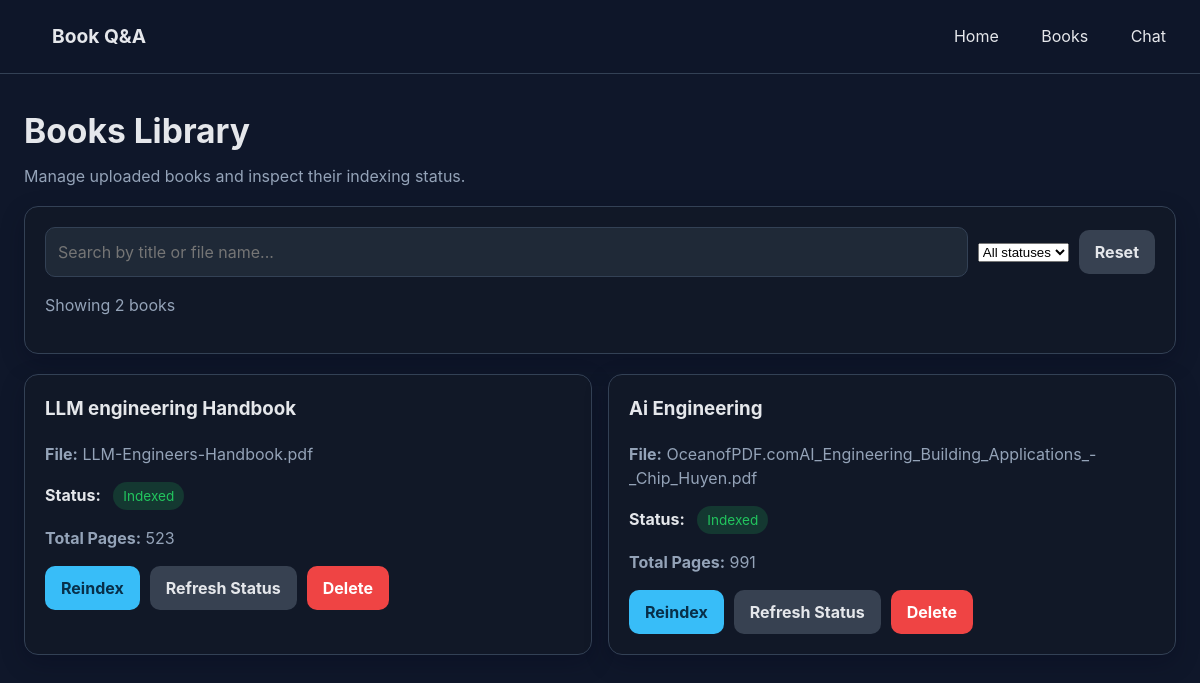
The page /library on the database its author committed.
### app/models.py (models this page shows)
class Base(DeclarativeBase):
    pass

class Book(Base):
    __tablename__ = "books"
    id: Mapped[str] = mapped_column(String, primary_key=True)
    title: Mapped[str] = mapped_column(String, nullable=False)
    file_name: Mapped[str] = mapped_column(String, nullable=False)
    file_path: Mapped[str] = mapped_column(String, nullable=False)
    status: Mapped[str] = mapped_column(String, nullable=False, default="uploaded")
    total_pages: Mapped[int | None] = mapped_column(Integer, nullable=True)
    total_sections: Mapped[int | None] = mapped_column(Integer, nullable=True)
    total_chunks: Mapped[int] = mapped_column(Integer, nullable=False, default=0)
    processed_chunks: Mapped[int] = mapped_column(Integer, nullable=False, default=0)
    failed_chunks: Mapped[int] = mapped_column(Integer, nullable=False, default=0)
    progress_percent: Mapped[int] = mapped_column(Integer, nullable=False, default=0)
    current_step: Mapped[str | None] = mapped_column(String, nullable=True)
    last_processed_chunk_index: Mapped[int | None] = mapped_column(Integer, nullable=True)
    error_message: Mapped[str | None] = mapped_column(Text, nullable=True)
    started_at: Mapped[datetime | None] = mapped_column(DateTime, nullable=True)
    finished_at: Mapped[datetime | None] = mapped_column(DateTime, nullable=True)
    created_at: Mapped[datetime] = mapped_column(DateTime, default=datetime.utcnow)
    updated_at: Mapped[datetime] = mapped_column(DateTime, default=datetime.utcnow, onupdate=datetime.utcnow)

### app/web/pages.py (the view)
@router.get("/library", response_class=HTMLResponse)
def books_page(request: Request):
    db = SessionLocal()
    try:
        books = db.query(Book).order_by(Book.created_at.desc()).all()
        return templates.TemplateResponse(
            request=request,
            name="books.html",
            context={"books": books},
        )
    finally:
        db.close()

### app/logging_config.py (called while the page is built)
def get_request_id() -> str:
    return _REQUEST_ID_CTX.get()

    def filter(self, record: logging.LogRecord) -> bool:
        record.request_id = get_request_id()
        return True

### app/templates/books.html (shortened to what this page needs)
{% extends "base.html" %}
{% block content %}
<section class="page-header">
    <h1>Books Library</h1>
    <p>Manage uploaded books and inspect their indexing status.</p>
</section>
{% if books %}
    <section class="card">
        <div class="toolbar">
            <input type="text" id="searchBooks" placeholder="Search by title or file name...">
            <select id="statusFilter">
                <option value="all">All statuses</option>
            </select>
            <button type="button" class="secondary" onclick="resetFilters()">Reset</button>
        </div>
        <p class="muted" id="booksCount">Showing {{ books|length }} books</p>
    </section>
    <div class="books-grid">
        {% for book in books %}
            <div class="card book-card" data-title="{{ book.title|lower }}" data-file="{{ book.file_name|lower }}" data-status="{{ book.status }}">
                <h3>{{ book.title }}</h3>
                <p class="muted"><strong>File:</strong> {{ book.file_name }}</p>
                <p><strong>Status:</strong> <span class="status status-{{ book.status }}">{{ book.status }}</span></p>
                <p class="muted"><strong>Total Pages:</strong> {{ book.total_pages if book.total_pages else "—" }}</p>
                <div class="button-row">
                    <button type="button" onclick="reindexBook('{{ book.id }}', this)">Reindex</button>
                    <button type="button" class="secondary" onclick="refreshStatus('{{ book.id }}', this)">Refresh Status</button>
                    <button type="button" class="danger" onclick="deleteBook('{{ book.id }}', this)">Delete</button>
                </div>
            </div>
        {% endfor %}
    </div>
{% else %}
    <p>No books uploaded yet.</p>
{% endif %}
{% endblock %}

### app/templates/base.html (shortened to what this page needs)
<!DOCTYPE html>
<html lang="en">
<head>
    <link rel="stylesheet" href="{{ url_for('static', path='styles.css') }}?v=20260415a">
</head>
<body>
    <header class="site-header">
        <div class="container nav">
            <a href="/" class="brand">Book Q&A</a>
            <nav>
                <a href="/">Home</a>
                <a href="/library">Books</a>
                <a href="/chat">Chat</a>
            </nav>
        </div>
    </header>
    <main class="container page-content">
        {% block content %}{% endblock %}
    </main>
</body>
</html>

### app/static/styles.css (style rules this page uses)
:root { --bg: #0f172a; --panel: #111827; --soft: #1f2937; --text: #e5e7eb; --muted: #94a3b8; --accent: #38bdf8; --danger: #ef4444; --success: #22c55e; --warning: #f59e0b; --border: #334155; }
* { box-sizing: border-box; }
body { margin: 0; font-family: Inter, Arial, sans-serif; background: var(--bg); color: var(--text); line-height: 1.5; }
.container { width: min(1240px, 96%); margin: 0 auto; }
.site-header { border-bottom: 1px solid var(--border); background: rgba(15, 23, 42, 0.95); position: sticky; top: 0; backdrop-filter: blur(8px); z-index: 100; }
.nav { display: flex; align-items: center; justify-content: space-between; padding: 16px 0; }
.nav a { color: var(--text); text-decoration: none; margin-left: 18px; padding: 6px 10px; border-radius: 8px; transition: background 0.2s ease, color 0.2s ease; }
.brand { font-size: 1.2rem; font-weight: 700; }
.page-content { padding: 32px 0 48px; }
.hero h1, .page-header h1 { margin: 0 0 8px; font-size: clamp(1.7rem, 3vw, 2.1rem); }
.hero p, .page-header p { margin: 0; color: var(--muted); }
.page-header { margin-bottom: 18px; }
.card { background: var(--panel); border: 1px solid var(--border); border-radius: 14px; padding: 20px; margin-bottom: 20px; box-shadow: 0 8px 24px rgba(2, 6, 23, 0.24); }
.card h2, .card h3 { margin-top: 0; }
.stats-grid, .books-grid { display: grid; grid-template-columns: repeat(auto-fit, minmax(220px, 1fr)); gap: 16px; margin-bottom: 20px; }
input, textarea, button { font: inherit; }
input, textarea { width: 100%; padding: 12px; border-radius: 10px; border: 1px solid var(--border); background: var(--soft); color: var(--text); outline: none; }
button { width: fit-content; padding: 10px 16px; border: 0; border-radius: 10px; cursor: pointer; background: var(--accent); color: #082f49; font-weight: 700; transition: transform 0.15s ease, filter 0.2s ease; }
button.danger { background: var(--danger); color: white; }
button.secondary { background: #374151; color: var(--text); }
.button-row { display: flex; gap: 10px; flex-wrap: wrap; }
.status { display: inline-block; padding: 4px 10px; border-radius: 999px; font-size: 0.85rem; margin-left: 8px; text-transform: capitalize; }
.status-indexed { background: rgba(34, 197, 94, 0.18); color: var(--success); }
.muted { color: var(--muted); }
.toolbar { display: grid; grid-template-columns: 1fr auto auto; gap: 10px; align-items: center; }
.book-card { min-height: 250px; }

### rows shown on the page
Book: title "LLM engineering Handbook", file_name "LLM-Engineers-Handbook.pdf", status "Indexed", total_pages "523"
Book: title "Ai Engineering", file_name "OceanofPDF.comAI_Engineering_Building_Applications_-_Chip_Huyen.pdf", status "Indexed", total_pages "991"
